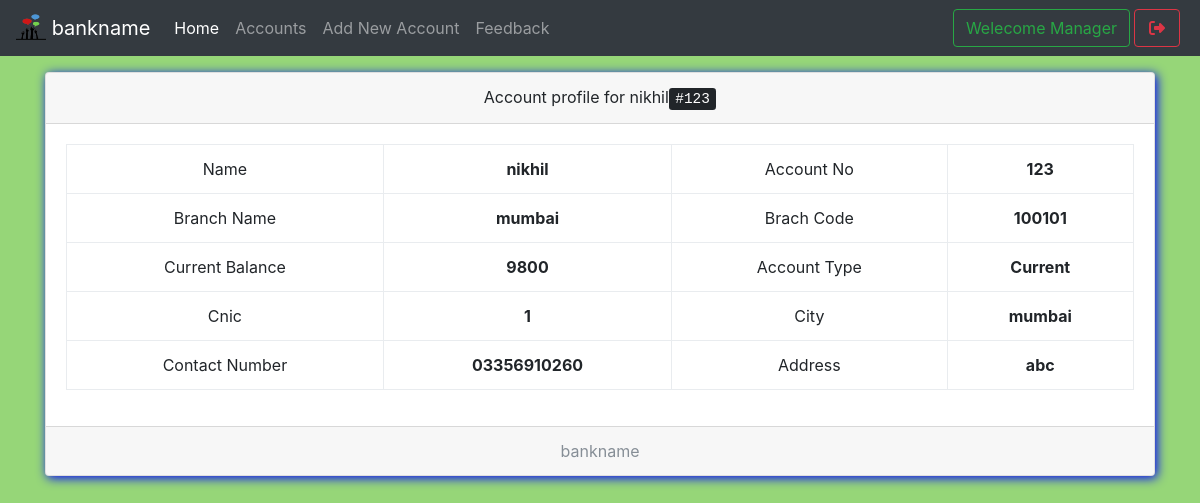
The app's page /show.php?id=1 (signed in) with its own data.
### tables this page shows
CREATE TABLE `useraccounts` (
  `id` int(11) NOT NULL,
  `email` text NOT NULL,
  `password` text NOT NULL,
  `name` varchar(111) NOT NULL,
  `balance` varchar(111) NOT NULL,
  `cnic` varchar(111) NOT NULL,
  `number` varchar(111) NOT NULL,
  `city` varchar(111) NOT NULL,
  `address` varchar(111) NOT NULL,
  `source` varchar(111) NOT NULL,
  `accountNo` varchar(111) NOT NULL,
  `branch` varchar(111) NOT NULL,
  `accountType` varchar(111) NOT NULL,
  `date` timestamp NOT NULL DEFAULT current_timestamp()
);

CREATE TABLE `branch` (
  `branchId` int(11) NOT NULL,
  `branchNo` varchar(111) NOT NULL,
  `branchName` varchar(111) NOT NULL
);

### show.php (the view, shortened to what this page needs)
<!DOCTYPE html>
<html>
<head>
  <?php require 'assets/autoloader.php'; ?>
  <?php require 'assets/function.php'; ?>
</head>
<body style="background:#96D678;background-size: 100%">
<nav class="navbar navbar-expand-lg navbar-dark bg-dark fixed-top">
 <a class="navbar-brand" href="#">
    <img src="images/lg.png" width="30" height="30" class="d-inline-block align-top" alt="">
   <?php echo bankname; ?>
  </a>
  <div class="collapse navbar-collapse" id="navbarSupportedContent">
    <ul class="navbar-nav mr-auto">
      <li class="nav-item ">
        <a class="nav-link active" href="mindex.php">Home <span class="sr-only">(current)</span></a>
      </li>
      <li class="nav-item ">  <a class="nav-link" href="maccounts.php">Accounts</a></li>
      <li class="nav-item ">  <a class="nav-link" href="maddnew.php">Add New Account</a></li>
      <li class="nav-item ">  <a class="nav-link" href="mfeedback.php">Feedback</a></li>
    </ul>
    <?php include 'msideButton.php'; ?>
  </div>
</nav><br><br><br>
<?php
  $array = $con->query("select * from useraccounts,branch where useraccounts.id = '$_GET[id]' AND useraccounts.branch = branch.branchId");
  $row = $array->fetch_assoc();
 ?>
<div class="container">
<div class="card w-100 text-center shadowBlue">
  <div class="card-header">
    Account profile for <?php echo $row['name'];echo "<kbd>#";echo $row['accountNo'];echo "</kbd>"; ?>
  </div>
  <div class="card-body">
    <table class="table table-bordered">
      <tbody>
        <tr>
          <td>Name</td>
          <th><?php echo $row['name'] ?></th>
          <td>Account No</td>
          <th><?php echo $row['accountNo'] ?></th>
        </tr><tr>
          <td>Branch Name</td>
          <th><?php echo $row['branchName'] ?></th>
          <td>Brach Code</td>
          <th><?php echo $row['branchNo'] ?></th>
        </tr><tr>
          <td>Current Balance</td>
          <th><?php echo $row['balance'] ?></th>
          <td>Account Type</td>
          <th><?php echo $row['accountType'] ?></th>
        </tr><tr>
          <td>Cnic</td>
          <th><?php echo $row['cnic'] ?></th>
          <td>City</td>
          <th><?php echo $row['city'] ?></th>
        </tr><tr>
          <td>Contact Number</td>
          <th><?php echo $row['number'] ?></th>
          <td>Address</td>
          <th><?php echo $row['address'] ?></th>
        </tr>
      </tbody>
    </table>
  </div>
  <div class="card-footer text-muted">
    <?php echo bankname; ?>
  </div>
</div>
</body>
</html>

### custom.css (style rules this page uses)
.shadowBlue { box-shadow: 2px 2px 11px blue }

### records on screen
useraccounts: name "nikhil", accountNo "123", branch.branchName "mumbai", branch.branchNo "100101", balance "9800", accountType "Current", cnic "1", city "mumbai", number "03356910260", address "abc"

### other values on screen
bankname "bankname"
